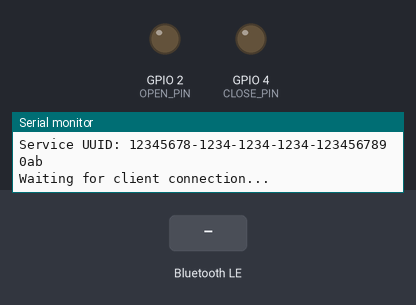
A sketch run on a simulated ESP32. Parts: output pins drawn as LEDs (lit = HIGH), the last lines printed to the serial monitor. The inputs (shaded band) are chosen by the test bench. Nothing arrives over Bluetooth unless stated; a phone connects over Bluetooth LE 3 s after start.

Above: at 3.2 s.
3.3 s: Bluetooth LE write "1" received
At 4.7 s:
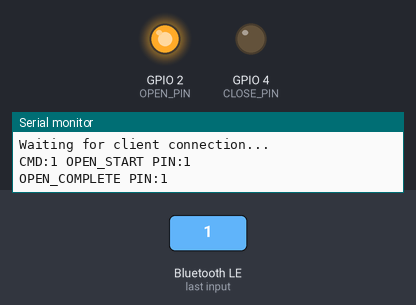
5.0 s: Bluetooth LE write "0" received
At 6.2 s:
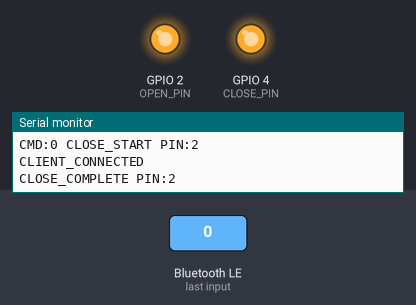
6.7 s: Bluetooth LE write "1" received
At 6.8 s:
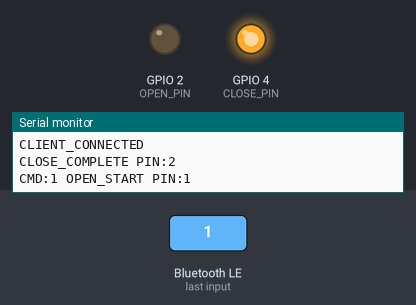
Timing chart, 0 to 9.7 s (numbered marks = the images above; inputs shaded):
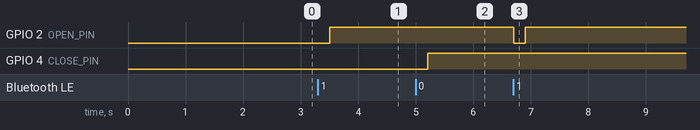

The sketch:

VarexBLE.ino
```cpp
#include <NimBLEDevice.h>

#define OPEN_PIN 2
#define CLOSE_PIN 4
#define PULSE_DURATION 200

#define SERVICE_UUID "12345678-1234-1234-1234-1234567890ab"
#define CHARACTERISTIC_UUID "abcd1234-5678-90ab-cdef-1234567890ab"
#define STATUS_CHARACTERISTIC_UUID "dcba4321-8765-ba09-fedc-4321876543ba"

NimBLEServer *pServer = nullptr;
NimBLECharacteristic *pCharacteristic = nullptr;
NimBLECharacteristic *pStatusCharacteristic = nullptr;
bool deviceConnected = false;
bool oldDeviceConnected = false;

// Non-blocking button press variables
unsigned long buttonStartTime = 0;
int activePin = -1;
bool buttonPressed = false;

// Command queue to prevent overlapping commands
#define QUEUE_SIZE 10
char commandQueue[QUEUE_SIZE];
int queueHead = 0;
int queueTail = 0;
bool queueFull = false;

// Add command to queue
void queueCommand(char cmd)
{
  if (!queueFull)
  {
    commandQueue[queueTail] = cmd;
    queueTail = (queueTail + 1) % QUEUE_SIZE;
    if (queueTail == queueHead)
    {
      queueFull = true;
    }
  }
}

// Get next command from queue
char getNextCommand()
{
  if (queueHead == queueTail && !queueFull)
  {
    return 0; // Queue empty
  }

  char cmd = commandQueue[queueHead];
  queueHead = (queueHead + 1) % QUEUE_SIZE;
  queueFull = false;
  return cmd;
}

void sendStatusUpdate(const char *status)
{
  if (deviceConnected && pStatusCharacteristic != nullptr)
  {
    pStatusCharacteristic->setValue(status);
    pStatusCharacteristic->notify();
  }
}

void startButtonPress(int pin, char cmd)
{
  if (!buttonPressed)
  { // Only if no button is currently being pressed
    buttonStartTime = millis();
    activePin = pin;
    buttonPressed = true;

    // Print command info all at once to prevent corruption
    if (cmd == '1')
    {
      digitalWrite(OPEN_PIN, LOW);
      Serial.println("CMD:1 OPEN_START PIN:1");
      sendStatusUpdate("OPEN_STARTED");
    }
    else if (cmd == '0')
    {
      digitalWrite(CLOSE_PIN, LOW);
      Serial.println("CMD:0 CLOSE_START PIN:2");
      sendStatusUpdate("CLOSE_STARTED");
    }
    Serial.flush();
  }
}

void updateButtonPress()
{
  if (buttonPressed && (millis() - buttonStartTime >= PULSE_DURATION))
  {
    digitalWrite(activePin, HIGH);

    // Print completion info and send status update
    if (activePin == OPEN_PIN)
    {
      Serial.println("OPEN_COMPLETE PIN:1");
      sendStatusUpdate("OPEN_COMPLETE");
    }
    else if (activePin == CLOSE_PIN)
    {
      Serial.println("CLOSE_COMPLETE PIN:2");
      sendStatusUpdate("CLOSE_COMPLETE");
    }
    Serial.flush();

    buttonPressed = false;
    activePin = -1;
  }
}

class MyServerCallbacks : public NimBLEServerCallbacks
{
  void onConnect(NimBLEServer *pServer) override
  {
    deviceConnected = true;
    Serial.println("Client connected");

    // Stop advertising when connected
    NimBLEDevice::getAdvertising()->stop();
  }

  void onDisconnect(NimBLEServer *pServer) override
  {
    deviceConnected = false;
    Serial.println("Client disconnected");
  }
};

class MyCharacteristicCallbacks : public NimBLECharacteristicCallbacks
{
  void onWrite(NimBLECharacteristic *pChar) override
  {
    std::string val = pChar->getValue();
    if (val.length() > 0 && (val[0] == '1' || val[0] == '0'))
    {
      // Add command to queue instead of executing immediately
      queueCommand(val[0]);
    }
  }
};

void setup()
{
  Serial.begin(115200);
  delay(2000);
  Serial.println("Starting Varex BLE Controller");

  // Setup pins
  pinMode(OPEN_PIN, OUTPUT);
  pinMode(CLOSE_PIN, OUTPUT);
  digitalWrite(OPEN_PIN, LOW);
  digitalWrite(CLOSE_PIN, LOW);
  Serial.println("GPIO pins configured");

  // Initialize BLE
  NimBLEDevice::init("VarexESP32");
  NimBLEDevice::setPower(ESP_PWR_LVL_P9); // Maximum power for better range

  // Create BLE Server
  pServer = NimBLEDevice::createServer();
  pServer->setCallbacks(new MyServerCallbacks());

  // Create BLE Service
  NimBLEService *pService = pServer->createService(SERVICE_UUID);

  // Create BLE Write Characteristic (for commands)
  pCharacteristic = pService->createCharacteristic(
      CHARACTERISTIC_UUID,
      NIMBLE_PROPERTY::WRITE | NIMBLE_PROPERTY::WRITE_NR);

  pCharacteristic->setCallbacks(new MyCharacteristicCallbacks());

  // Create BLE Status Characteristic (for notifications)
  pStatusCharacteristic = pService->createCharacteristic(
      STATUS_CHARACTERISTIC_UUID,
      NIMBLE_PROPERTY::READ | NIMBLE_PROPERTY::NOTIFY);

  pStatusCharacteristic->setValue("READY");
  pService->start();

  // Start advertising
  NimBLEAdvertising *pAdvertising = NimBLEDevice::getAdvertising();
  pAdvertising->addServiceUUID(SERVICE_UUID);
  pAdvertising->setName("VarexESP32");
  pAdvertising->setScanResponse(true);
  pAdvertising->setMinPreferred(0x0); // set value to 0x00 to not advertise this parameter
  pAdvertising->start();

  Serial.println("BLE Server started!");
  Serial.println("Device name: VarexESP32");
  Serial.print("Service UUID: ");
  Serial.println(SERVICE_UUID);
  Serial.println("Waiting for client connection...");
}

void loop()
{
  // Update non-blocking button press
  updateButtonPress();

  // Process queued commands when not busy
  if (!buttonPressed)
  {
    char nextCmd = getNextCommand();
    if (nextCmd != 0)
    {
      if (nextCmd == '1')
      {
        startButtonPress(OPEN_PIN, '1');
      }
      else if (nextCmd == '0')
      {
        startButtonPress(CLOSE_PIN, '0');
      }
    }
  }

  // Handle connection state changes
  if (!deviceConnected && oldDeviceConnected)
  {
    delay(500);                  // Give the bluetooth stack time to get things ready
    pServer->startAdvertising(); // restart advertising
    Serial.println("ADVERTISING_RESTART");
    Serial.flush();
    oldDeviceConnected = deviceConnected;
  }

  if (deviceConnected && !oldDeviceConnected)
  {
    Serial.println("CLIENT_CONNECTED");
    Serial.flush();
    oldDeviceConnected = deviceConnected;
  }

  delay(5); // Very short delay for responsive handling
}
```

Measured:
- after the input at 3.3 s, GPIO 2 (OPEN_PIN): LOW → HIGH after 0.20 s
- after the input at 5.0 s, GPIO 4 (CLOSE_PIN): LOW → HIGH after 0.21 s
- after the input at 6.7 s, GPIO 2 (OPEN_PIN): HIGH → LOW at once, → HIGH 0.20 s later
